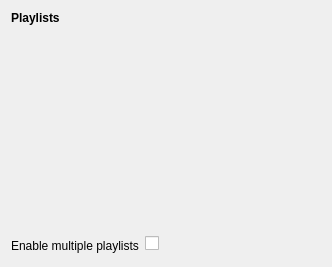
<?xml version="1.0" encoding="UTF-8"?>
<ui version="4.0">
 <class>Config</class>
 <widget class="QWidget" name="Config">
  <property name="geometry">
   <rect>
    <x>0</x>
    <y>0</y>
    <width>332</width>
    <height>267</height>
   </rect>
  </property>
  <layout class="QFormLayout" name="formLayout_2">
   <property name="fieldGrowthPolicy">
    <enum>QFormLayout::ExpandingFieldsGrow</enum>
   </property>
   <item row="2" column="0">
    <widget class="QLabel" name="label_2">
     <property name="sizePolicy">
      <sizepolicy hsizetype="Expanding" vsizetype="Preferred">
       <horstretch>0</horstretch>
       <verstretch>0</verstretch>
      </sizepolicy>
     </property>
     <property name="text">
      <string>Enable multiple playlists</string>
     </property>
    </widget>
   </item>
   <item row="2" column="1">
    <layout class="QFormLayout" name="formLayout">
     <item row="0" column="0">
      <widget class="QCheckBox" name="multiplePlaylistsCheckBox">
       <property name="sizePolicy">
        <sizepolicy hsizetype="Minimum" vsizetype="Fixed">
         <horstretch>0</horstretch>
         <verstretch>0</verstretch>
        </sizepolicy>
       </property>
       <property name="text">
        <string/>
       </property>
      </widget>
     </item>
     <item row="0" column="1">
      <spacer name="horizontalSpacer">
       <property name="orientation">
        <enum>Qt::Horizontal</enum>
       </property>
       <property name="sizeHint" stdset="0">
        <size>
         <width>40</width>
         <height>20</height>
        </size>
       </property>
      </spacer>
     </item>
    </layout>
   </item>
   <item row="0" column="0" colspan="2">
    <widget class="QLabel" name="label">
     <property name="font">
      <font>
       <weight>75</weight>
       <bold>true</bold>
      </font>
     </property>
     <property name="text">
      <string>Playlists</string>
     </property>
    </widget>
   </item>
   <item row="1" column="0">
    <spacer name="verticalSpacer">
     <property name="orientation">
      <enum>Qt::Vertical</enum>
     </property>
     <property name="sizeHint" stdset="0">
      <size>
       <width>20</width>
       <height>10</height>
      </size>
     </property>
    </spacer>
   </item>
  </layout>
 </widget>
 <resources/>
 <connections/>
</ui>
